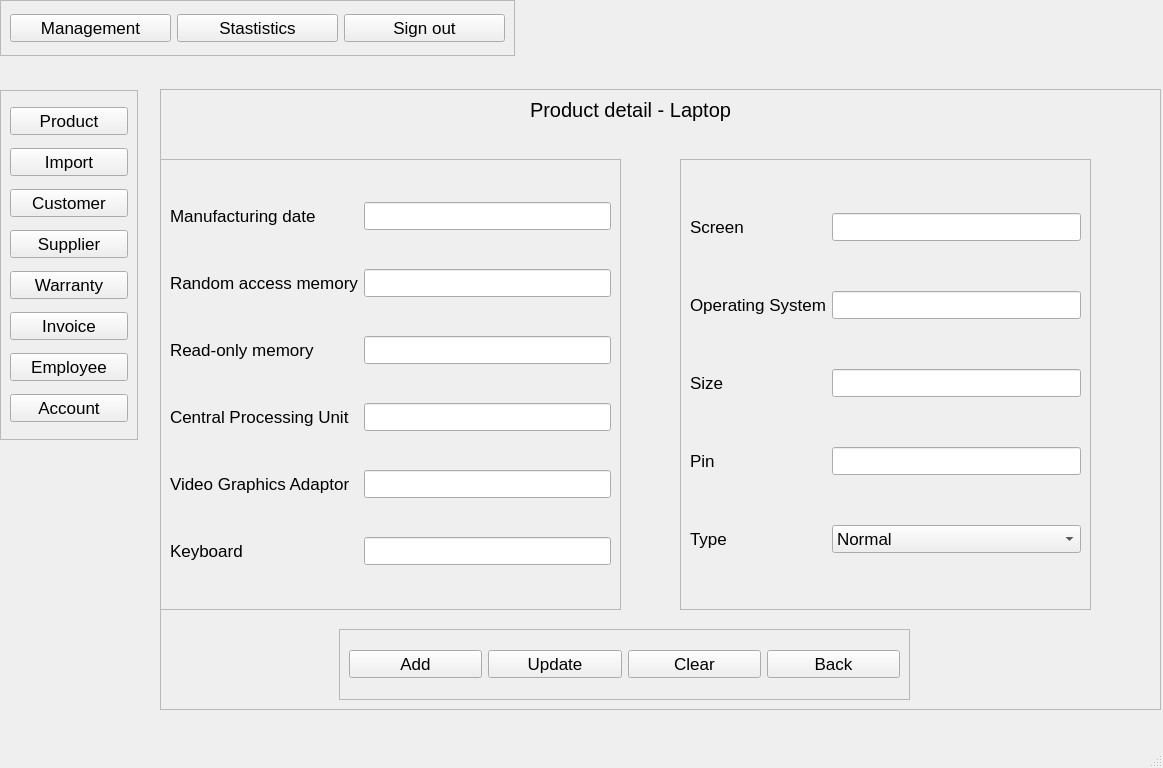
<?xml version="1.0" encoding="UTF-8"?>
<ui version="4.0">
 <class>Laptop</class>
 <widget class="QMainWindow" name="Laptop">
  <property name="geometry">
   <rect>
    <x>0</x>
    <y>0</y>
    <width>1163</width>
    <height>768</height>
   </rect>
  </property>
  <property name="font">
   <font>
    <pointsize>13</pointsize>
   </font>
  </property>
  <property name="windowTitle">
   <string>MainWindow</string>
  </property>
  <widget class="QWidget" name="centralwidget">
   <widget class="QFrame" name="frame_2">
    <property name="geometry">
     <rect>
      <x>160</x>
      <y>89</y>
      <width>1001</width>
      <height>621</height>
     </rect>
    </property>
    <property name="frameShape">
     <enum>QFrame::StyledPanel</enum>
    </property>
    <property name="frameShadow">
     <enum>QFrame::Raised</enum>
    </property>
    <widget class="QLabel" name="label">
     <property name="geometry">
      <rect>
       <x>0</x>
       <y>0</y>
       <width>941</width>
       <height>41</height>
      </rect>
     </property>
     <property name="font">
      <font>
       <pointsize>15</pointsize>
      </font>
     </property>
     <property name="text">
      <string>Product detail - Laptop</string>
     </property>
     <property name="alignment">
      <set>Qt::AlignCenter</set>
     </property>
    </widget>
    <widget class="QFrame" name="frame">
     <property name="geometry">
      <rect>
       <x>0</x>
       <y>70</y>
       <width>461</width>
       <height>451</height>
      </rect>
     </property>
     <property name="frameShape">
      <enum>QFrame::StyledPanel</enum>
     </property>
     <property name="frameShadow">
      <enum>QFrame::Raised</enum>
     </property>
     <layout class="QGridLayout" name="gridLayout">
      <item row="2" column="1">
       <widget class="QLineEdit" name="ROM"/>
      </item>
      <item row="4" column="1">
       <widget class="QLineEdit" name="VGA"/>
      </item>
      <item row="1" column="0">
       <widget class="QLabel" name="label_3">
        <property name="text">
         <string>Random access memory</string>
        </property>
       </widget>
      </item>
      <item row="1" column="1">
       <widget class="QLineEdit" name="RAM"/>
      </item>
      <item row="3" column="1">
       <widget class="QLineEdit" name="CPU"/>
      </item>
      <item row="0" column="1">
       <widget class="QLineEdit" name="MFG"/>
      </item>
      <item row="0" column="0">
       <widget class="QLabel" name="label_2">
        <property name="text">
         <string>Manufacturing date</string>
        </property>
       </widget>
      </item>
      <item row="2" column="0">
       <widget class="QLabel" name="label_4">
        <property name="text">
         <string>Read-only memory</string>
        </property>
       </widget>
      </item>
      <item row="3" column="0">
       <widget class="QLabel" name="label_5">
        <property name="text">
         <string>Central Processing Unit</string>
        </property>
       </widget>
      </item>
      <item row="4" column="0">
       <widget class="QLabel" name="label_6">
        <property name="text">
         <string>Video Graphics Adaptor</string>
        </property>
       </widget>
      </item>
      <item row="5" column="1">
       <widget class="QLineEdit" name="keyboard"/>
      </item>
      <item row="5" column="0">
       <widget class="QLabel" name="label_7">
        <property name="text">
         <string>Keyboard</string>
        </property>
       </widget>
      </item>
     </layout>
    </widget>
    <widget class="QFrame" name="frame_4">
     <property name="geometry">
      <rect>
       <x>520</x>
       <y>70</y>
       <width>411</width>
       <height>451</height>
      </rect>
     </property>
     <property name="frameShape">
      <enum>QFrame::StyledPanel</enum>
     </property>
     <property name="frameShadow">
      <enum>QFrame::Raised</enum>
     </property>
     <layout class="QGridLayout" name="gridLayout_2">
      <item row="1" column="0">
       <widget class="QLabel" name="label_9">
        <property name="text">
         <string>Operating System</string>
        </property>
       </widget>
      </item>
      <item row="5" column="0">
       <widget class="QLabel" name="label_12">
        <property name="text">
         <string>Type</string>
        </property>
       </widget>
      </item>
      <item row="4" column="1">
       <widget class="QLineEdit" name="pin"/>
      </item>
      <item row="4" column="0">
       <widget class="QLabel" name="label_11">
        <property name="text">
         <string>Pin</string>
        </property>
       </widget>
      </item>
      <item row="0" column="0">
       <widget class="QLabel" name="label_8">
        <property name="text">
         <string>Screen</string>
        </property>
       </widget>
      </item>
      <item row="1" column="1">
       <widget class="QLineEdit" name="OS"/>
      </item>
      <item row="0" column="1">
       <widget class="QLineEdit" name="screen"/>
      </item>
      <item row="2" column="0">
       <widget class="QLabel" name="label_10">
        <property name="text">
         <string>Size</string>
        </property>
       </widget>
      </item>
      <item row="2" column="1">
       <widget class="QLineEdit" name="size"/>
      </item>
      <item row="5" column="1">
       <widget class="QComboBox" name="type">
        <item>
         <property name="text">
          <string>Normal</string>
         </property>
        </item>
        <item>
         <property name="text">
          <string>Gaming</string>
         </property>
        </item>
       </widget>
      </item>
     </layout>
    </widget>
    <widget class="QFrame" name="frame_6">
     <property name="geometry">
      <rect>
       <x>179</x>
       <y>540</y>
       <width>571</width>
       <height>71</height>
      </rect>
     </property>
     <property name="frameShape">
      <enum>QFrame::StyledPanel</enum>
     </property>
     <property name="frameShadow">
      <enum>QFrame::Raised</enum>
     </property>
     <layout class="QGridLayout" name="gridLayout_3">
      <item row="0" column="1">
       <widget class="QPushButton" name="update">
        <property name="text">
         <string>Update</string>
        </property>
       </widget>
      </item>
      <item row="0" column="3">
       <widget class="QPushButton" name="back">
        <property name="text">
         <string>Back</string>
        </property>
       </widget>
      </item>
      <item row="0" column="0">
       <widget class="QPushButton" name="add">
        <property name="text">
         <string>Add</string>
        </property>
       </widget>
      </item>
      <item row="0" column="2">
       <widget class="QPushButton" name="clear">
        <property name="text">
         <string>Clear</string>
        </property>
       </widget>
      </item>
     </layout>
    </widget>
   </widget>
   <widget class="QFrame" name="frame_3">
    <property name="geometry">
     <rect>
      <x>0</x>
      <y>0</y>
      <width>515</width>
      <height>56</height>
     </rect>
    </property>
    <property name="layoutDirection">
     <enum>Qt::LeftToRight</enum>
    </property>
    <property name="frameShape">
     <enum>QFrame::StyledPanel</enum>
    </property>
    <property name="frameShadow">
     <enum>QFrame::Raised</enum>
    </property>
    <layout class="QHBoxLayout" name="horizontalLayout">
     <item>
      <widget class="QPushButton" name="management">
       <property name="text">
        <string>Management</string>
       </property>
      </widget>
     </item>
     <item>
      <widget class="QPushButton" name="statistic">
       <property name="text">
        <string>Stastistics</string>
       </property>
      </widget>
     </item>
     <item>
      <widget class="QPushButton" name="signOut">
       <property name="text">
        <string>Sign out</string>
       </property>
      </widget>
     </item>
    </layout>
   </widget>
   <widget class="QFrame" name="frame_5">
    <property name="geometry">
     <rect>
      <x>0</x>
      <y>90</y>
      <width>138</width>
      <height>350</height>
     </rect>
    </property>
    <property name="frameShape">
     <enum>QFrame::StyledPanel</enum>
    </property>
    <property name="frameShadow">
     <enum>QFrame::Raised</enum>
    </property>
    <layout class="QVBoxLayout" name="verticalLayout">
     <item>
      <widget class="QPushButton" name="product">
       <property name="text">
        <string>Product</string>
       </property>
      </widget>
     </item>
     <item>
      <widget class="QPushButton" name="import_2">
       <property name="text">
        <string>Import</string>
       </property>
      </widget>
     </item>
     <item>
      <widget class="QPushButton" name="customer">
       <property name="text">
        <string>Customer</string>
       </property>
      </widget>
     </item>
     <item>
      <widget class="QPushButton" name="supplier">
       <property name="text">
        <string>Supplier</string>
       </property>
      </widget>
     </item>
     <item>
      <widget class="QPushButton" name="warranty">
       <property name="text">
        <string>Warranty</string>
       </property>
      </widget>
     </item>
     <item>
      <widget class="QPushButton" name="invoice">
       <property name="text">
        <string>Invoice</string>
       </property>
      </widget>
     </item>
     <item>
      <widget class="QPushButton" name="employee">
       <property name="text">
        <string>Employee</string>
       </property>
      </widget>
     </item>
     <item>
      <widget class="QPushButton" name="account">
       <property name="text">
        <string>Account</string>
       </property>
      </widget>
     </item>
    </layout>
   </widget>
  </widget>
  <widget class="QMenuBar" name="menubar">
   <property name="geometry">
    <rect>
     <x>0</x>
     <y>0</y>
     <width>1163</width>
     <height>26</height>
    </rect>
   </property>
  </widget>
  <widget class="QStatusBar" name="statusbar"/>
 </widget>
 <resources/>
 <connections/>
</ui>
